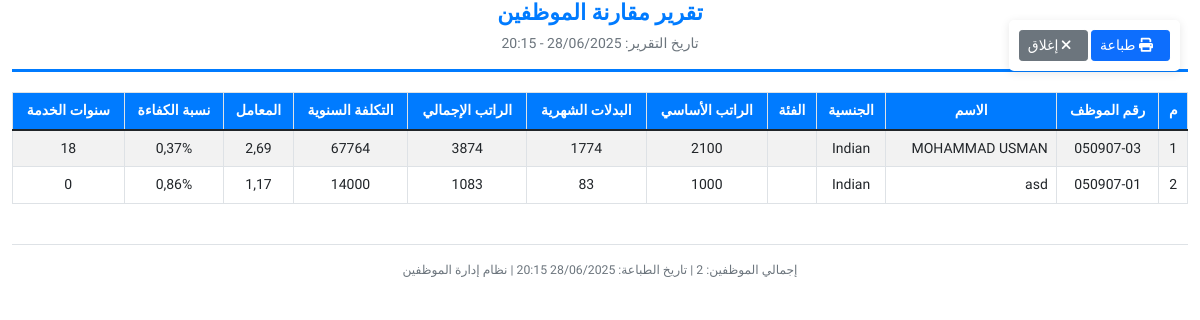
/ar/employees/reports/comparison/print/ (signed in), run on an earlier commit of the app's database.
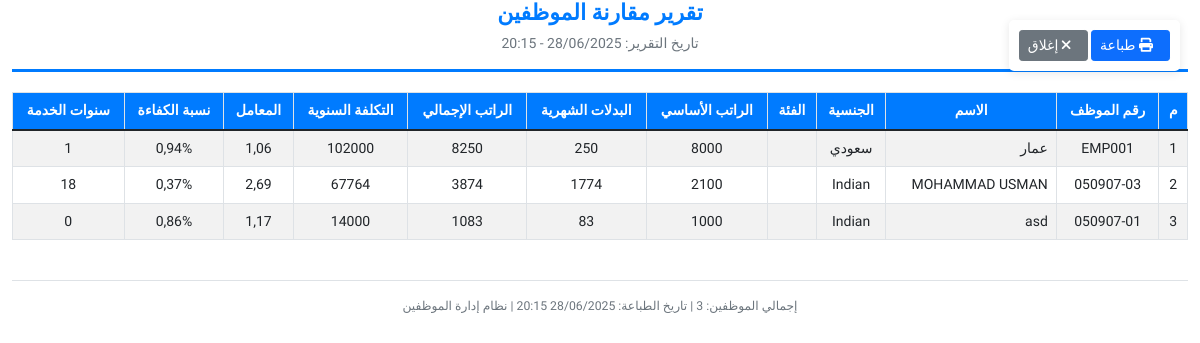
And on a later commit of the database.
### employees/models.py (models this page shows, shortened)
class Employee(models.Model):
    INSURANCE_TYPE_CHOICES = [
        ('VIP', 'VIP'),
        ('A+', 'A+'),
        ('A', 'A'),
        ('B', 'B'),
        ('C', 'C'),
    ]
    employee_number = models.CharField(max_length=20, unique=True, verbose_name='رقم الموظف')
    name = models.CharField(max_length=200, verbose_name='الاسم')
    nationality = models.CharField(max_length=100, verbose_name='الجنسية')
    hire_date = models.DateField(verbose_name='تاريخ التوظيف')
    id_number = models.CharField(max_length=50, verbose_name='رقم الهوية/الإقامة')
    category = models.ForeignKey(EmployeeCategory, on_delete=models.SET_NULL, null=True, verbose_name='الفئة')
    basic_salary = models.DecimalField(max_digits=10, decimal_places=2, validators=[MinValueValidator(Decimal('0.01'))], verbose_name='آخر راتب أساسي')
    insurance_type = models.CharField(max_length=20, choices=INSURANCE_TYPE_CHOICES, verbose_name='نوع التأمين الطبي')
    num_wives = models.PositiveIntegerField(default=0, verbose_name='عدد الزوجات')
    num_children = models.PositiveIntegerField(default=0, verbose_name='عدد الأبناء')
    recruitment_cost = models.DecimalField(max_digits=10, decimal_places=2, default=0, verbose_name='تكلفة الاستقدام')
    training_cost = models.DecimalField(max_digits=10, decimal_places=2, default=0, verbose_name='تكلفة التدريب')
    TICKET_TYPE_CHOICES = [
        ('ANNUAL', 'سنوي'),
        ('BIENNIAL', 'كل سنتين'),
    ]
    ticket_type = models.CharField(max_length=20, choices=TICKET_TYPE_CHOICES, default='ANNUAL', verbose_name='نوع التذكرة')
    family_ticket_cost = models.DecimalField(max_digits=10, decimal_places=2, default=0, verbose_name='تكلفة التذاكر العائلية')
    photo = models.ImageField(upload_to='employee_photos/', blank=True, null=True, verbose_name='الصورة')
    is_active = models.BooleanField(default=True, verbose_name='نشط')
    created_at = models.DateTimeField(auto_now_add=True, verbose_name='تاريخ الإنشاء')
    updated_at = models.DateTimeField(auto_now=True, verbose_name='تاريخ التحديث')
    class Meta:
        verbose_name = 'موظف'
        verbose_name_plural = 'الموظفين'
        ordering = ['employee_number']
    def get_total_monthly_allowances(self):
        allowances = self.allowances.all()
        monthly_total = sum(allowance.get_monthly_amount() for allowance in allowances)
        return monthly_total
    def get_monthly_gross_salary(self):
        return self.basic_salary + self.get_total_monthly_allowances()
    def get_annual_allowances(self):
        allowances = self.allowances.all()
        annual_total = sum(allowance.get_annual_amount() for allowance in allowances)
        return annual_total
    def get_annual_total_cost(self):
        monthly_gross = self.get_monthly_gross_salary()
        annual_salary = monthly_gross * 12
        annual_allowances = self.get_annual_allowances()
        return annual_salary + annual_allowances
    def get_cost_factor(self):
        if self.basic_salary > 0:
            return self.get_annual_total_cost() / (self.basic_salary * 12)
        return 0
    def get_years_of_service(self):
        from datetime import date
        today = date.today()
        years = today.year - self.hire_date.year
        if today.month < self.hire_date.month or (today.month == self.hire_date.month and today.day < self.hire_date.day):
            years -= 1
        return max(0, years)

### employees/views_reports.py (the view)
# urls.py: path('reports/comparison/print/', views_reports.print_comparison_report, name='print_comparison_report'),
@login_required
def print_comparison_report(request):
    form = ReportFilterForm(request.GET)
    employees = Employee.objects.filter(is_active=True)
    if form.is_valid():
        if form.cleaned_data.get('employee_search'):
            search_term = form.cleaned_data['employee_search']
            employees = employees.filter(
                Q(employee_number__icontains=search_term) |
                Q(name__icontains=search_term)
            )
        if form.cleaned_data.get('nationality'):
            employees = employees.filter(nationality=form.cleaned_data['nationality'])
        if form.cleaned_data.get('category'):
            employees = employees.filter(category=form.cleaned_data['category'])
        if form.cleaned_data.get('date_from'):
            employees = employees.filter(hire_date__gte=form.cleaned_data['date_from'])
        if form.cleaned_data.get('date_to'):
            employees = employees.filter(hire_date__lte=form.cleaned_data['date_to'])
    comparison_data = []
    for employee in employees:
        annual_cost = employee.get_annual_total_cost()
        basic_salary_annual = employee.basic_salary * 12
        monthly_allowances_only = employee.get_total_monthly_allowances()
        monthly_gross = employee.get_monthly_gross_salary()
        efficiency_ratio = float(basic_salary_annual / annual_cost) if annual_cost > 0 else 0.0
        comparison_data.append({
            'employee': employee,
            'basic_salary': float(employee.basic_salary),
            'monthly_allowances': float(monthly_allowances_only),
            'monthly_gross': float(monthly_gross),
            'annual_cost': float(annual_cost),
            'cost_factor': float(employee.get_cost_factor()),
            'efficiency_ratio': efficiency_ratio,
            'years_of_service': employee.get_years_of_service(),
        })
    comparison_data.sort(key=lambda x: x['annual_cost'], reverse=True)
    context = {
        'comparison_data': comparison_data,
        'total_employees': len(comparison_data),
        'print_date': datetime.now(),
        'filters': request.GET.dict() if request.GET else {}
    }
    return render(request, 'employees/print_comparison_report.html', context)

### employees/forms.py (called while the page is built)
    def clean(self):
        cleaned_data = super().clean()
        date_from = cleaned_data.get('date_from')
        date_to = cleaned_data.get('date_to')
        salary_min = cleaned_data.get('salary_min')
        salary_max = cleaned_data.get('salary_max')
        if date_from and date_to and date_from > date_to:
            raise forms.ValidationError('تاريخ البداية يجب أن يكون قبل تاريخ النهاية')
        if salary_min and salary_max and salary_min > salary_max:
            raise forms.ValidationError('الحد الأدنى للراتب يجب أن يكون أقل من الحد الأقصى')
        return cleaned_data

### employees/models.py (called while the page is built)
    def get_monthly_amount(self):
        if self.allowance_type.frequency == 'MONTHLY':
            return self.amount
        elif self.allowance_type.frequency == 'ANNUAL':
            return self.amount / 12
        elif self.allowance_type.frequency == 'BIENNIAL':
            return self.amount / 24
        elif self.allowance_type.frequency == 'CUSTOM' and self.allowance_type.custom_months:
            return self.amount / self.allowance_type.custom_months
        else:  # ONE_TIME
            return Decimal('0.00')

### templates/employees/print_comparison_report.html (shortened to what this page needs)
<!DOCTYPE html>
<html lang="ar" dir="rtl">
<head>
    <link href="https://cdn.jsdelivr.net/npm/bootstrap@5.1.3/dist/css/bootstrap.min.css" rel="stylesheet">
    <link href="https://cdnjs.cloudflare.com/ajax/libs/font-awesome/6.0.0/css/all.min.css" rel="stylesheet">
</head>
<body>
    <div class="container-fluid">
        <div class="print-controls no-print">
            <button onclick="window.print()" class="btn btn-primary btn-sm">
                <i class="fas fa-print me-2"></i>
                طباعة
            </button>
            <button onclick="window.close()" class="btn btn-secondary btn-sm">
                <i class="fas fa-times me-2"></i>
                إغلاق
            </button>
        </div>
        <div class="report-header">
            <h1 class="report-title">تقرير مقارنة الموظفين</h1>
            <div class="text-muted">
                تاريخ التقرير: {{ print_date|date:"d/m/Y - H:i" }}
            </div>
        </div>
        <div class="table-responsive">
            <table class="table table-striped table-bordered">
                <thead>
                    <tr>
                        <th>م</th>
                        <th>رقم الموظف</th>
                        <th>الاسم</th>
                        <th>الجنسية</th>
                        <th>الفئة</th>
                        <th>الراتب الأساسي</th>
                        <th>البدلات الشهرية</th>
                        <th>الراتب الإجمالي</th>
                        <th>التكلفة السنوية</th>
                        <th>المعامل</th>
                        <th>نسبة الكفاءة</th>
                        <th>سنوات الخدمة</th>
                    </tr>
                </thead>
                <tbody>
                    {% for data in comparison_data %}
                        <tr>
                            <td>{{ forloop.counter }}</td>
                            <td>{{ data.employee.employee_number }}</td>
                            <td style="text-align: right;">{{ data.employee.name }}</td>
                            <td>{{ data.employee.nationality }}</td>
                            <td>{{ data.employee.get_category_display }}</td>
                            <td>{{ data.basic_salary|floatformat:0 }}</td>
                            <td>{{ data.monthly_allowances|floatformat:0 }}</td>
                            <td>{{ data.monthly_gross|floatformat:0 }}</td>
                            <td>{{ data.annual_cost|floatformat:0 }}</td>
                            <td>{{ data.cost_factor|floatformat:2 }}</td>
                            <td>{{ data.efficiency_ratio|floatformat:2 }}%</td>
                            <td>{{ data.years_of_service }}</td>
                        </tr>
                    {% endfor %}
                </tbody>
            </table>
        </div>
        <div class="text-center mt-4" style="border-top: 1px solid #dee2e6; padding-top: 15px;">
            <small class="text-muted">
                إجمالي الموظفين: {{ total_employees }} |
                تاريخ الطباعة: {{ print_date|date:"d/m/Y H:i" }} |
                نظام إدارة الموظفين
            </small>
        </div>
    </div>
</body>
</html>

What changed in the data, as far as the page shows it:
added Employee: employee.employee_number "EMP001", employee.name "عمار", employee.nationality "سعودي", basic_salary "8000", monthly_allowances "250", monthly_gross "8250", annual_cost "102000", cost_factor "1,06", efficiency_ratio "0,94", years_of_service "1"
